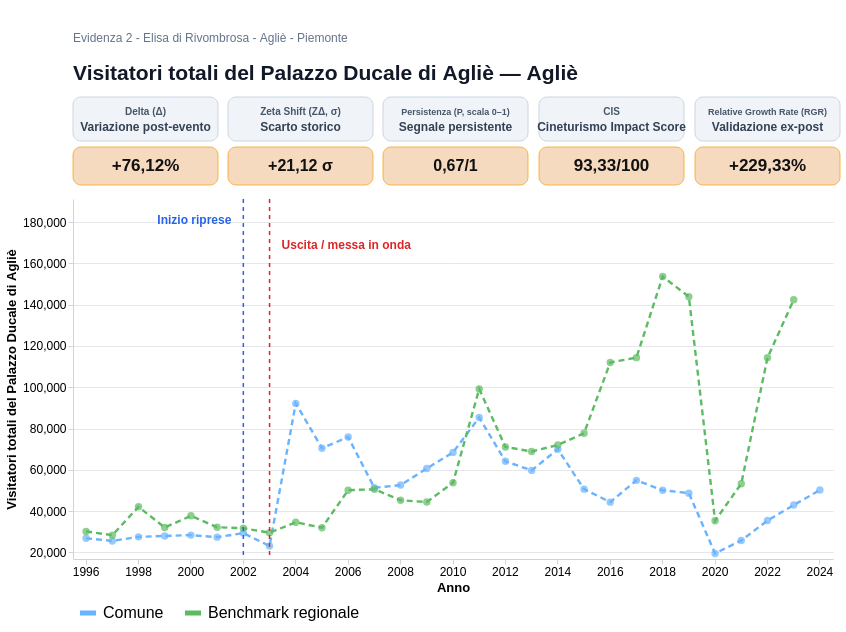

Write a Vega-Lite specification for this figure.
### Vega-Lite specification from a JSON file in a GitHub repository (floating-point values rounded to 4 significant figures)
{"$schema": "https://vega.github.io/schema/vega-lite/v5.json", "background": "white", "spacing": 12, "vconcat": [{"width": 760, "height": 58, "layer": [{"data": {"values": [{"x": 0, "y": 0, "text": "Visitatori totali del Palazzo Ducale di Agliè — Agliè"}]}, "mark": {"type": "text", "align": "left", "baseline": "top", "limit": 735, "fontSize": 21, "fontWeight": "bold", "color": "#111827"}, "encoding": {"x": {"field": "x", "type": "quantitative", "axis": null, "scale": {"domain": [0, 760]}}, "y": {"field": "y", "type": "quantitative", "axis": null, "scale": {"domain": [0, 58]}}, "text": {"field": "text"}}}, {"data": {"values": [{"x": 0, "y": 30, "text": "Evidenza 2 - Elisa di Rivombrosa - Agliè - Piemonte"}]}, "mark": {"type": "text", "align": "left", "baseline": "top", "limit": 740, "fontSize": 12, "color": "#64748B"}, "encoding": {"x": {"field": "x", "type": "quantitative", "axis": null, "scale": {"domain": [0, 760]}}, "y": {"field": "y", "type": "quantitative", "axis": null, "scale": {"domain": [0, 58]}}, "text": {"field": "text"}}}]}, {"hconcat": [{"vconcat": [{"width": 145, "height": 44, "layer": [{"data": {"values": [{"tip": "Delta (Δ): variazione percentuale tra il valore comunale immediatamente precedente allo shock (T−1=2001) e la media osservata nel triennio di impatto T0→T+2 (2002→2004). Formula: (media post − T−1)/|T−1|."}]}, "mark": {"type": "rect", "cornerRadius": 8, "fill": "#F0F4F8", "stroke": "#CBD5E1", "strokeWidth": 1}, "encoding": {"x": {"value": 0}, "x2": {"value": 145}, "y": {"value": 0}, "y2": {"value": 44}, "tooltip": [{"field": "tip", "type": "nominal", "title": "Delta (Δ)"}]}}, {"data": {"values": [{"x": 72.5, "y": 14, "text": "Variazione post-evento"}]}, "mark": {"type": "text", "align": "center", "baseline": "middle", "fontSize": 12, "fontWeight": "bold", "color": "#334155"}, "encoding": {"x": {"field": "x", "type": "quantitative", "axis": null, "scale": {"domain": [0, 145]}}, "y": {"field": "y", "type": "quantitative", "axis": null, "scale": {"domain": [0, 44]}}, "text": {"field": "text"}}}, {"data": {"values": [{"x": 72.5, "y": 29, "text": "Delta (Δ)"}]}, "mark": {"type": "text", "align": "center", "baseline": "middle", "fontSize": 10, "fontWeight": "bold", "color": "#475569"}, "encoding": {"x": {"field": "x", "type": "quantitative", "axis": null, "scale": {"domain": [0, 145]}}, "y": {"field": "y", "type": "quantitative", "axis": null, "scale": {"domain": [0, 44]}}, "text": {"field": "text"}}}]}, {"width": 145, "height": 38, "layer": [{"data": {"values": [{"tip": "Delta (Δ): variazione percentuale tra il valore comunale immediatamente precedente allo shock (T−1=2001) e la media osservata nel triennio di impatto T0→T+2 (2002→2004). Formula: (media post − T−1)/|T−1|."}]}, "mark": {"type": "rect", "cornerRadius": 8, "fill": "#F6D6B8", "stroke": "#F59E0B", "strokeWidth": 0.8, "opacity": 0.9}, "encoding": {"x": {"value": 0}, "x2": {"value": 145}, "y": {"value": 0}, "y2": {"value": 38}, "tooltip": [{"field": "tip", "type": "nominal", "title": "Delta (Δ)"}]}}, {"data": {"values": [{"x": 72.5, "y": 19, "text": "+76,12%"}]}, "mark": {"type": "text", "align": "center", "baseline": "middle", "fontSize": 17, "fontWeight": "bold", "color": "#111111"}, "encoding": {"x": {"field": "x", "type": "quantitative", "axis": null, "scale": {"domain": [0, 145]}}, "y": {"field": "y", "type": "quantitative", "axis": null, "scale": {"domain": [0, 38]}}, "text": {"field": "text"}}}]}], "spacing": 4}, {"vconcat": [{"width": 145, "height": 44, "layer": [{"data": {"values": [{"tip": "Zeta Shift (ZΔ): Z-Score dello scostamento tra la media di impatto T0→T+2 e la baseline storica 1996→2001 (n=6). È espresso in σ e misura l'eccezionalità statistica dello shock locale rispetto alla variabilità pre-evento."}]}, "mark": {"type": "rect", "cornerRadius": 8, "fill": "#F0F4F8", "stroke": "#CBD5E1", "strokeWidth": 1}, "encoding": {"x": {"value": 0}, "x2": {"value": 145}, "y": {"value": 0}, "y2": {"value": 44}, "tooltip": [{"field": "tip", "type": "nominal", "title": "Zeta Shift (ZΔ)"}]}}, {"data": {"values": [{"x": 72.5, "y": 14, "text": "Scarto storico"}]}, "mark": {"type": "text", "align": "center", "baseline": "middle", "fontSize": 12, "fontWeight": "bold", "color": "#334155"}, "encoding": {"x": {"field": "x", "type": "quantitative", "axis": null, "scale": {"domain": [0, 145]}}, "y": {"field": "y", "type": "quantitative", "axis": null, "scale": {"domain": [0, 44]}}, "text": {"field": "text"}}}, {"data": {"values": [{"x": 72.5, "y": 29, "text": "Zeta Shift (ZΔ, σ)"}]}, "mark": {"type": "text", "align": "center", "baseline": "middle", "fontSize": 10, "fontWeight": "bold", "color": "#475569"}, "encoding": {"x": {"field": "x", "type": "quantitative", "axis": null, "scale": {"domain": [0, 145]}}, "y": {"field": "y", "type": "quantitative", "axis": null, "scale": {"domain": [0, 44]}}, "text": {"field": "text"}}}]}, {"width": 145, "height": 38, "layer": [{"data": {"values": [{"tip": "Zeta Shift (ZΔ): Z-Score dello scostamento tra la media di impatto T0→T+2 e la baseline storica 1996→2001 (n=6). È espresso in σ e misura l'eccezionalità statistica dello shock locale rispetto alla variabilità pre-evento."}]}, "mark": {"type": "rect", "cornerRadius": 8, "fill": "#F6D6B8", "stroke": "#F59E0B", "strokeWidth": 0.8, "opacity": 0.9}, "encoding": {"x": {"value": 0}, "x2": {"value": 145}, "y": {"value": 0}, "y2": {"value": 38}, "tooltip": [{"field": "tip", "type": "nominal", "title": "Zeta Shift (ZΔ)"}]}}, {"data": {"values": [{"x": 72.5, "y": 19, "text": "+21,12 σ"}]}, "mark": {"type": "text", "align": "center", "baseline": "middle", "fontSize": 16, "fontWeight": "bold", "color": "#111111"}, "encoding": {"x": {"field": "x", "type": "quantitative", "axis": null, "scale": {"domain": [0, 145]}}, "y": {"field": "y", "type": "quantitative", "axis": null, "scale": {"domain": [0, 38]}}, "text": {"field": "text"}}}]}], "spacing": 4}, {"vconcat": [{"width": 145, "height": 44, "layer": [{"data": {"values": [{"tip": "Persistenza (P): quota dei tre anni T0→T+2 in cui il valore comunale resta superiore alla media della baseline storica T_min→T−1. Scala 0–1: 1 indica tenuta positiva in tutti e tre gli anni."}]}, "mark": {"type": "rect", "cornerRadius": 8, "fill": "#F0F4F8", "stroke": "#CBD5E1", "strokeWidth": 1}, "encoding": {"x": {"value": 0}, "x2": {"value": 145}, "y": {"value": 0}, "y2": {"value": 44}, "tooltip": [{"field": "tip", "type": "nominal", "title": "Persistenza (P)"}]}}, {"data": {"values": [{"x": 72.5, "y": 14, "text": "Segnale persistente"}]}, "mark": {"type": "text", "align": "center", "baseline": "middle", "fontSize": 12, "fontWeight": "bold", "color": "#334155"}, "encoding": {"x": {"field": "x", "type": "quantitative", "axis": null, "scale": {"domain": [0, 145]}}, "y": {"field": "y", "type": "quantitative", "axis": null, "scale": {"domain": [0, 44]}}, "text": {"field": "text"}}}, {"data": {"values": [{"x": 72.5, "y": 29, "text": "Persistenza (P, scala 0–1)"}]}, "mark": {"type": "text", "align": "center", "baseline": "middle", "fontSize": 9, "fontWeight": "bold", "color": "#475569"}, "encoding": {"x": {"field": "x", "type": "quantitative", "axis": null, "scale": {"domain": [0, 145]}}, "y": {"field": "y", "type": "quantitative", "axis": null, "scale": {"domain": [0, 44]}}, "text": {"field": "text"}}}]}, {"width": 145, "height": 38, "layer": [{"data": {"values": [{"tip": "Persistenza (P): quota dei tre anni T0→T+2 in cui il valore comunale resta superiore alla media della baseline storica T_min→T−1. Scala 0–1: 1 indica tenuta positiva in tutti e tre gli anni."}]}, "mark": {"type": "rect", "cornerRadius": 8, "fill": "#F6D6B8", "stroke": "#F59E0B", "strokeWidth": 0.8, "opacity": 0.9}, "encoding": {"x": {"value": 0}, "x2": {"value": 145}, "y": {"value": 0}, "y2": {"value": 38}, "tooltip": [{"field": "tip", "type": "nominal", "title": "Persistenza (P)"}]}}, {"data": {"values": [{"x": 72.5, "y": 19, "text": "0,67/1"}]}, "mark": {"type": "text", "align": "center", "baseline": "middle", "fontSize": 16, "fontWeight": "bold", "color": "#111111"}, "encoding": {"x": {"field": "x", "type": "quantitative", "axis": null, "scale": {"domain": [0, 145]}}, "y": {"field": "y", "type": "quantitative", "axis": null, "scale": {"domain": [0, 38]}}, "text": {"field": "text"}}}]}], "spacing": 4}, {"vconcat": [{"width": 145, "height": 44, "layer": [{"data": {"values": [{"tip": "CIS: indice composito endogeno su scala 0–100. Combina le componenti normalizzate di Delta, Zeta Shift e Persistenza con pesi standard pari al 45%, 35% e 20%. Il cap teorico è 100/100."}]}, "mark": {"type": "rect", "cornerRadius": 8, "fill": "#F0F4F8", "stroke": "#CBD5E1", "strokeWidth": 1}, "encoding": {"x": {"value": 0}, "x2": {"value": 145}, "y": {"value": 0}, "y2": {"value": 44}, "tooltip": [{"field": "tip", "type": "nominal", "title": "CIS"}]}}, {"data": {"values": [{"x": 72.5, "y": 14, "text": "Cineturismo Impact Score"}]}, "mark": {"type": "text", "align": "center", "baseline": "middle", "fontSize": 12, "fontWeight": "bold", "color": "#334155"}, "encoding": {"x": {"field": "x", "type": "quantitative", "axis": null, "scale": {"domain": [0, 145]}}, "y": {"field": "y", "type": "quantitative", "axis": null, "scale": {"domain": [0, 44]}}, "text": {"field": "text"}}}, {"data": {"values": [{"x": 72.5, "y": 29, "text": "CIS"}]}, "mark": {"type": "text", "align": "center", "baseline": "middle", "fontSize": 10, "fontWeight": "bold", "color": "#475569"}, "encoding": {"x": {"field": "x", "type": "quantitative", "axis": null, "scale": {"domain": [0, 145]}}, "y": {"field": "y", "type": "quantitative", "axis": null, "scale": {"domain": [0, 44]}}, "text": {"field": "text"}}}]}, {"width": 145, "height": 38, "layer": [{"data": {"values": [{"tip": "CIS: indice composito endogeno su scala 0–100. Combina le componenti normalizzate di Delta, Zeta Shift e Persistenza con pesi standard pari al 45%, 35% e 20%. Il cap teorico è 100/100."}]}, "mark": {"type": "rect", "cornerRadius": 8, "fill": "#F6D6B8", "stroke": "#F59E0B", "strokeWidth": 0.8, "opacity": 0.9}, "encoding": {"x": {"value": 0}, "x2": {"value": 145}, "y": {"value": 0}, "y2": {"value": 38}, "tooltip": [{"field": "tip", "type": "nominal", "title": "CIS"}]}}, {"data": {"values": [{"x": 72.5, "y": 19, "text": "93,33/100"}]}, "mark": {"type": "text", "align": "center", "baseline": "middle", "fontSize": 17, "fontWeight": "bold", "color": "#111111"}, "encoding": {"x": {"field": "x", "type": "quantitative", "axis": null, "scale": {"domain": [0, 145]}}, "y": {"field": "y", "type": "quantitative", "axis": null, "scale": {"domain": [0, 38]}}, "text": {"field": "text"}}}]}], "spacing": 4}, {"vconcat": [{"width": 145, "height": 44, "layer": [{"data": {"values": [{"tip": "Relative Growth Rate (RGR): KPI esogeno di validazione. Confronta la crescita del Comune con quella del benchmark regionale nella finestra standard T−1→T+2 (2001→2004), isolando il segnale locale dai macro-trend territoriali."}]}, "mark": {"type": "rect", "cornerRadius": 8, "fill": "#F0F4F8", "stroke": "#CBD5E1", "strokeWidth": 1}, "encoding": {"x": {"value": 0}, "x2": {"value": 145}, "y": {"value": 0}, "y2": {"value": 44}, "tooltip": [{"field": "tip", "type": "nominal", "title": "Relative Growth Rate (RGR)"}]}}, {"data": {"values": [{"x": 72.5, "y": 14, "text": "Validazione ex-post"}]}, "mark": {"type": "text", "align": "center", "baseline": "middle", "fontSize": 12, "fontWeight": "bold", "color": "#334155"}, "encoding": {"x": {"field": "x", "type": "quantitative", "axis": null, "scale": {"domain": [0, 145]}}, "y": {"field": "y", "type": "quantitative", "axis": null, "scale": {"domain": [0, 44]}}, "text": {"field": "text"}}}, {"data": {"values": [{"x": 72.5, "y": 29, "text": "Relative Growth Rate (RGR)"}]}, "mark": {"type": "text", "align": "center", "baseline": "middle", "fontSize": 9, "fontWeight": "bold", "color": "#475569"}, "encoding": {"x": {"field": "x", "type": "quantitative", "axis": null, "scale": {"domain": [0, 145]}}, "y": {"field": "y", "type": "quantitative", "axis": null, "scale": {"domain": [0, 44]}}, "text": {"field": "text"}}}]}, {"width": 145, "height": 38, "layer": [{"data": {"values": [{"tip": "Relative Growth Rate (RGR): KPI esogeno di validazione. Confronta la crescita del Comune con quella del benchmark regionale nella finestra standard T−1→T+2 (2001→2004), isolando il segnale locale dai macro-trend territoriali."}]}, "mark": {"type": "rect", "cornerRadius": 8, "fill": "#F6D6B8", "stroke": "#F59E0B", "strokeWidth": 0.8, "opacity": 0.9}, "encoding": {"x": {"value": 0}, "x2": {"value": 145}, "y": {"value": 0}, "y2": {"value": 38}, "tooltip": [{"field": "tip", "type": "nominal", "title": "Relative Growth Rate (RGR)"}]}}, {"data": {"values": [{"x": 72.5, "y": 19, "text": "+229,33%"}]}, "mark": {"type": "text", "align": "center", "baseline": "middle", "fontSize": 17, "fontWeight": "bold", "color": "#111111"}, "encoding": {"x": {"field": "x", "type": "quantitative", "axis": null, "scale": {"domain": [0, 145]}}, "y": {"field": "y", "type": "quantitative", "axis": null, "scale": {"domain": [0, 38]}}, "text": {"field": "text"}}}]}], "spacing": 4}], "spacing": 8}, {"width": 760, "height": 360, "layer": [{"data": {"values": [{"Anno": 1996, "Serie": "Comune", "Valore": 26793, "Interpolato": "NO"}, {"Anno": 1996, "Serie": "Benchmark regionale", "Valore": 30140.0, "Interpolato": "NO"}, {"Anno": 1997, "Serie": "Comune", "Valore": 25535, "Interpolato": "NO"}, {"Anno": 1997, "Serie": "Benchmark regionale", "Valore": 28310.0, "Interpolato": "NO"}, {"Anno": 1998, "Serie": "Comune", "Valore": 27518, "Interpolato": "NO"}, {"Anno": 1998, "Serie": "Benchmark regionale", "Valore": 42060.0, "Interpolato": "NO"}, {"Anno": 1999, "Serie": "Comune", "Valore": 27935, "Interpolato": "NO"}, {"Anno": 1999, "Serie": "Benchmark regionale", "Valore": 32040.0, "Interpolato": "NO"}, {"Anno": 2000, "Serie": "Comune", "Valore": 28352, "Interpolato": "NO"}, {"Anno": 2000, "Serie": "Benchmark regionale", "Valore": 37690.0, "Interpolato": "NO"}, {"Anno": 2001, "Serie": "Comune", "Valore": 27367, "Interpolato": "NO"}, {"Anno": 2001, "Serie": "Benchmark regionale", "Valore": 32160.0, "Interpolato": "NO"}, {"Anno": 2002, "Serie": "Comune", "Valore": 29326, "Interpolato": "NO"}, {"Anno": 2002, "Serie": "Benchmark regionale", "Valore": 31690.0, "Interpolato": "NO"}, {"Anno": 2003, "Serie": "Comune", "Valore": 23091, "Interpolato": "NO"}, {"Anno": 2003, "Serie": "Benchmark regionale", "Valore": 29520.0, "Interpolato": "NO"}, {"Anno": 2004, "Serie": "Comune", "Valore": 92177, "Interpolato": "NO"}, {"Anno": 2004, "Serie": "Benchmark regionale", "Valore": 34560.0, "Interpolato": "NO"}, {"Anno": 2005, "Serie": "Comune", "Valore": 70476, "Interpolato": "NO"}, {"Anno": 2005, "Serie": "Benchmark regionale", "Valore": 31960.0, "Interpolato": "NO"}, {"Anno": 2006, "Serie": "Comune", "Valore": 75849, "Interpolato": "NO"}, {"Anno": 2006, "Serie": "Benchmark regionale", "Valore": 50110.0, "Interpolato": "NO"}, {"Anno": 2007, "Serie": "Comune", "Valore": 51268, "Interpolato": "NO"}, {"Anno": 2007, "Serie": "Benchmark regionale", "Valore": 50580.0, "Interpolato": "NO"}, {"Anno": 2008, "Serie": "Comune", "Valore": 52593, "Interpolato": "NO"}, {"Anno": 2008, "Serie": "Benchmark regionale", "Valore": 45250.0, "Interpolato": "NO"}, {"Anno": 2009, "Serie": "Comune", "Valore": 60646, "Interpolato": "NO"}, {"Anno": 2009, "Serie": "Benchmark regionale", "Valore": 44370.0, "Interpolato": "NO"}, {"Anno": 2010, "Serie": "Comune", "Valore": 68426, "Interpolato": "NO"}, {"Anno": 2010, "Serie": "Benchmark regionale", "Valore": 53750.0, "Interpolato": "NO"}, {"Anno": 2011, "Serie": "Comune", "Valore": 85340, "Interpolato": "NO"}, {"Anno": 2011, "Serie": "Benchmark regionale", "Valore": 99160.0, "Interpolato": "NO"}, {"Anno": 2012, "Serie": "Comune", "Valore": 64110, "Interpolato": "NO"}, {"Anno": 2012, "Serie": "Benchmark regionale", "Valore": 71060.0, "Interpolato": "NO"}, {"Anno": 2013, "Serie": "Comune", "Valore": 59704, "Interpolato": "NO"}, {"Anno": 2013, "Serie": "Benchmark regionale", "Valore": 68880.0, "Interpolato": "NO"}, {"Anno": 2014, "Serie": "Comune", "Valore": 69929, "Interpolato": "NO"}, {"Anno": 2014, "Serie": "Benchmark regionale", "Valore": 72010.0, "Interpolato": "NO"}, {"Anno": 2015, "Serie": "Comune", "Valore": 50629, "Interpolato": "NO"}, {"Anno": 2015, "Serie": "Benchmark regionale", "Valore": 77680.0, "Interpolato": "NO"}, {"Anno": 2016, "Serie": "Comune", "Valore": 44323, "Interpolato": "NO"}, {"Anno": 2016, "Serie": "Benchmark regionale", "Valore": 112000.0, "Interpolato": "NO"}, {"Anno": 2017, "Serie": "Comune", "Valore": 54879, "Interpolato": "NO"}, {"Anno": 2017, "Serie": "Benchmark regionale", "Valore": 114300.0, "Interpolato": "NO"}, {"Anno": 2018, "Serie": "Comune", "Valore": 50098, "Interpolato": "NO"}, {"Anno": 2018, "Serie": "Benchmark regionale", "Valore": 153600.0, "Interpolato": "NO"}, {"Anno": 2019, "Serie": "Comune", "Valore": 48685, "Interpolato": "NO"}, {"Anno": 2019, "Serie": "Benchmark regionale", "Valore": 143900.0, "Interpolato": "NO"}, {"Anno": 2020, "Serie": "Comune", "Valore": 19462, "Interpolato": "NO"}, {"Anno": 2020, "Serie": "Benchmark regionale", "Valore": 35332, "Interpolato": "NO"}, {"Anno": 2021, "Serie": "Comune", "Valore": 25767, "Interpolato": "NO"}, {"Anno": 2021, "Serie": "Benchmark regionale", "Valore": 53280.0, "Interpolato": "NO"}, {"Anno": 2022, "Serie": "Comune", "Valore": 35396, "Interpolato": "NO"}, {"Anno": 2022, "Serie": "Benchmark regionale", "Valore": 114300.0, "Interpolato": "NO"}, {"Anno": 2023, "Serie": "Comune", "Valore": 42932, "Interpolato": "NO"}, {"Anno": 2023, "Serie": "Benchmark regionale", "Valore": 142351, "Interpolato": "NO"}, {"Anno": 2024, "Serie": "Comune", "Valore": 50192, "Interpolato": "NO"}, {"Anno": 2024, "Serie": "Benchmark regionale", "Valore": null, "Interpolato": "NO"}]}, "mark": {"type": "line", "strokeWidth": 2.4, "strokeDash": [6, 4]}, "encoding": {"x": {"field": "Anno", "type": "ordinal", "sort": [1996, 1997, 1998, 1999, 2000, 2001, 2002, 2003, 2004, 2005, 2006, 2007, 2008, 2009, 2010, 2011, 2012, 2013, 2014, 2015, 2016, 2017, 2018, 2019, 2020, 2021, 2022, 2023, 2024], "axis": {"title": "Anno", "values": [1996, 1998, 2000, 2002, 2004, 2006, 2008, 2010, 2012, 2014, 2016, 2018, 2020, 2022, 2024], "labelAngle": 0, "labelFontSize": 12, "titleFontSize": 13}}, "y": {"field": "Valore", "type": "quantitative", "scale": {"domain": [16780.0, 191200.0]}, "axis": {"title": "Visitatori totali del Palazzo Ducale di Agliè", "labelFontSize": 12, "titleFontSize": 13, "format": ",.0f"}}, "color": {"field": "Serie", "type": "nominal", "scale": {"domain": ["Comune", "Benchmark regionale"], "range": ["#69B3FF", "#5DBB63"]}, "legend": {"orient": "bottom", "title": null, "labelFontSize": 16, "symbolSize": 260, "direction": "horizontal", "columns": 2, "symbolStrokeWidth": 5, "offset": 4, "padding": 4, "labelLimit": 320}}, "detail": {"field": "Serie"}}}, {"data": {"values": [{"Anno": 1996, "Serie": "Comune", "Valore": 26793, "Interpolato": "NO"}, {"Anno": 1996, "Serie": "Benchmark regionale", "Valore": 30140.0, "Interpolato": "NO"}, {"Anno": 1997, "Serie": "Comune", "Valore": 25535, "Interpolato": "NO"}, {"Anno": 1997, "Serie": "Benchmark regionale", "Valore": 28310.0, "Interpolato": "NO"}, {"Anno": 1998, "Serie": "Comune", "Valore": 27518, "Interpolato": "NO"}, {"Anno": 1998, "Serie": "Benchmark regionale", "Valore": 42060.0, "Interpolato": "NO"}, {"Anno": 1999, "Serie": "Comune", "Valore": 27935, "Interpolato": "NO"}, {"Anno": 1999, "Serie": "Benchmark regionale", "Valore": 32040.0, "Interpolato": "NO"}, {"Anno": 2000, "Serie": "Comune", "Valore": 28352, "Interpolato": "NO"}, {"Anno": 2000, "Serie": "Benchmark regionale", "Valore": 37690.0, "Interpolato": "NO"}, {"Anno": 2001, "Serie": "Comune", "Valore": 27367, "Interpolato": "NO"}, {"Anno": 2001, "Serie": "Benchmark regionale", "Valore": 32160.0, "Interpolato": "NO"}, {"Anno": 2002, "Serie": "Comune", "Valore": 29326, "Interpolato": "NO"}, {"Anno": 2002, "Serie": "Benchmark regionale", "Valore": 31690.0, "Interpolato": "NO"}, {"Anno": 2003, "Serie": "Comune", "Valore": 23091, "Interpolato": "NO"}, {"Anno": 2003, "Serie": "Benchmark regionale", "Valore": 29520.0, "Interpolato": "NO"}, {"Anno": 2004, "Serie": "Comune", "Valore": 92177, "Interpolato": "NO"}, {"Anno": 2004, "Serie": "Benchmark regionale", "Valore": 34560.0, "Interpolato": "NO"}, {"Anno": 2005, "Serie": "Comune", "Valore": 70476, "Interpolato": "NO"}, {"Anno": 2005, "Serie": "Benchmark regionale", "Valore": 31960.0, "Interpolato": "NO"}, {"Anno": 2006, "Serie": "Comune", "Valore": 75849, "Interpolato": "NO"}, {"Anno": 2006, "Serie": "Benchmark regionale", "Valore": 50110.0, "Interpolato": "NO"}, {"Anno": 2007, "Serie": "Comune", "Valore": 51268, "Interpolato": "NO"}, {"Anno": 2007, "Serie": "Benchmark regionale", "Valore": 50580.0, "Interpolato": "NO"}, {"Anno": 2008, "Serie": "Comune", "Valore": 52593, "Interpolato": "NO"}, {"Anno": 2008, "Serie": "Benchmark regionale", "Valore": 45250.0, "Interpolato": "NO"}, {"Anno": 2009, "Serie": "Comune", "Valore": 60646, "Interpolato": "NO"}, {"Anno": 2009, "Serie": "Benchmark regionale", "Valore": 44370.0, "Interpolato": "NO"}, {"Anno": 2010, "Serie": "Comune", "Valore": 68426, "Interpolato": "NO"}, {"Anno": 2010, "Serie": "Benchmark regionale", "Valore": 53750.0, "Interpolato": "NO"}, {"Anno": 2011, "Serie": "Comune", "Valore": 85340, "Interpolato": "NO"}, {"Anno": 2011, "Serie": "Benchmark regionale", "Valore": 99160.0, "Interpolato": "NO"}, {"Anno": 2012, "Serie": "Comune", "Valore": 64110, "Interpolato": "NO"}, {"Anno": 2012, "Serie": "Benchmark regionale", "Valore": 71060.0, "Interpolato": "NO"}, {"Anno": 2013, "Serie": "Comune", "Valore": 59704, "Interpolato": "NO"}, {"Anno": 2013, "Serie": "Benchmark regionale", "Valore": 68880.0, "Interpolato": "NO"}, {"Anno": 2014, "Serie": "Comune", "Valore": 69929, "Interpolato": "NO"}, {"Anno": 2014, "Serie": "Benchmark regionale", "Valore": 72010.0, "Interpolato": "NO"}, {"Anno": 2015, "Serie": "Comune", "Valore": 50629, "Interpolato": "NO"}, {"Anno": 2015, "Serie": "Benchmark regionale", "Valore": 77680.0, "Interpolato": "NO"}, {"Anno": 2016, "Serie": "Comune", "Valore": 44323, "Interpolato": "NO"}, {"Anno": 2016, "Serie": "Benchmark regionale", "Valore": 112000.0, "Interpolato": "NO"}, {"Anno": 2017, "Serie": "Comune", "Valore": 54879, "Interpolato": "NO"}, {"Anno": 2017, "Serie": "Benchmark regionale", "Valore": 114300.0, "Interpolato": "NO"}, {"Anno": 2018, "Serie": "Comune", "Valore": 50098, "Interpolato": "NO"}, {"Anno": 2018, "Serie": "Benchmark regionale", "Valore": 153600.0, "Interpolato": "NO"}, {"Anno": 2019, "Serie": "Comune", "Valore": 48685, "Interpolato": "NO"}, {"Anno": 2019, "Serie": "Benchmark regionale", "Valore": 143900.0, "Interpolato": "NO"}, {"Anno": 2020, "Serie": "Comune", "Valore": 19462, "Interpolato": "NO"}, {"Anno": 2020, "Serie": "Benchmark regionale", "Valore": 35332, "Interpolato": "NO"}, {"Anno": 2021, "Serie": "Comune", "Valore": 25767, "Interpolato": "NO"}, {"Anno": 2021, "Serie": "Benchmark regionale", "Valore": 53280.0, "Interpolato": "NO"}, {"Anno": 2022, "Serie": "Comune", "Valore": 35396, "Interpolato": "NO"}, {"Anno": 2022, "Serie": "Benchmark regionale", "Valore": 114300.0, "Interpolato": "NO"}, {"Anno": 2023, "Serie": "Comune", "Valore": 42932, "Interpolato": "NO"}, {"Anno": 2023, "Serie": "Benchmark regionale", "Valore": 142351, "Interpolato": "NO"}, {"Anno": 2024, "Serie": "Comune", "Valore": 50192, "Interpolato": "NO"}, {"Anno": 2024, "Serie": "Benchmark regionale", "Valore": null, "Interpolato": "NO"}]}, "transform": [{"filter": "datum.Valore != null"}], "mark": {"type": "point", "filled": true, "size": 55}, "encoding": {"x": {"field": "Anno", "type": "ordinal", "sort": [1996, 1997, 1998, 1999, 2000, 2001, 2002, 2003, 2004, 2005, 2006, 2007, 2008, 2009, 2010, 2011, 2012, 2013, 2014, 2015, 2016, 2017, 2018, 2019, 2020, 2021, 2022, 2023, 2024]}, "y": {"field": "Valore", "type": "quantitative", "scale": {"domain": [16780.0, 191200.0]}}, "color": {"condition": {"test": "datum.Interpolato === 'SI'", "value": "#D1D5DB"}, "field": "Serie", "type": "nominal", "scale": {"domain": ["Comune", "Benchmark regionale"], "range": ["#69B3FF", "#5DBB63"]}, "legend": null}, "tooltip": [{"field": "Serie", "type": "nominal", "title": "Serie"}, {"field": "Anno", "type": "ordinal", "title": "Anno"}, {"field": "Valore", "type": "quantitative", "title": "Valore", "format": ",.0f"}, {"field": "Interpolato", "type": "nominal", "title": "Interpolato"}]}}, {"data": {"values": [{"Anno": 2002}]}, "mark": {"type": "rule", "stroke": "#2563EB", "strokeDash": [4, 4], "strokeWidth": 1.5}, "encoding": {"x": {"field": "Anno", "type": "ordinal", "sort": [1996, 1997, 1998, 1999, 2000, 2001, 2002, 2003, 2004, 2005, 2006, 2007, 2008, 2009, 2010, 2011, 2012, 2013, 2014, 2015, 2016, 2017, 2018, 2019, 2020, 2021, 2022, 2023, 2024]}}}, {"data": {"values": [{"Anno": 2002, "Val": 181100.0, "Lab": "Inizio riprese"}]}, "mark": {"type": "text", "angle": 0, "baseline": "middle", "align": "right", "dx": -12, "dy": 0, "fontSize": 12, "fontWeight": "bold", "color": "#2563EB"}, "encoding": {"x": {"field": "Anno", "type": "ordinal", "sort": [1996, 1997, 1998, 1999, 2000, 2001, 2002, 2003, 2004, 2005, 2006, 2007, 2008, 2009, 2010, 2011, 2012, 2013, 2014, 2015, 2016, 2017, 2018, 2019, 2020, 2021, 2022, 2023, 2024]}, "y": {"field": "Val", "type": "quantitative", "scale": {"domain": [16780.0, 191200.0]}}, "text": {"field": "Lab"}}}, {"data": {"values": [{"Anno": 2003}]}, "mark": {"type": "rule", "stroke": "#DC2626", "strokeDash": [4, 4], "strokeWidth": 1.5}, "encoding": {"x": {"field": "Anno", "type": "ordinal", "sort": [1996, 1997, 1998, 1999, 2000, 2001, 2002, 2003, 2004, 2005, 2006, 2007, 2008, 2009, 2010, 2011, 2012, 2013, 2014, 2015, 2016, 2017, 2018, 2019, 2020, 2021, 2022, 2023, 2024]}}}, {"data": {"values": [{"Anno": 2003, "Val": 169100.0, "Lab": "Uscita / messa in onda"}]}, "mark": {"type": "text", "angle": 0, "baseline": "middle", "align": "left", "dx": 12, "dy": 0, "fontSize": 12, "fontWeight": "bold", "color": "#DC2626"}, "encoding": {"x": {"field": "Anno", "type": "ordinal", "sort": [1996, 1997, 1998, 1999, 2000, 2001, 2002, 2003, 2004, 2005, 2006, 2007, 2008, 2009, 2010, 2011, 2012, 2013, 2014, 2015, 2016, 2017, 2018, 2019, 2020, 2021, 2022, 2023, 2024]}, "y": {"field": "Val", "type": "quantitative", "scale": {"domain": [16780.0, 191200.0]}}, "text": {"field": "Lab"}}}], "resolve": {"scale": {"color": "shared"}}}], "config": {"view": {"stroke": null}, "axis": {"gridColor": "#E5E7EB", "tickColor": "#CBD5E1", "domainColor": "#CBD5E1"}}}
